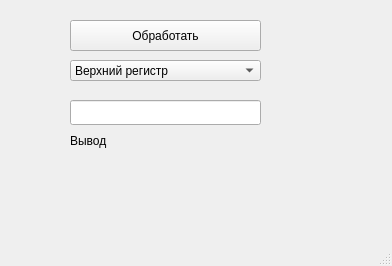
<?xml version="1.0" encoding="UTF-8"?>
<ui version="4.0">
 <class>MainWindow</class>
 <widget class="QMainWindow" name="MainWindow">
  <property name="geometry">
   <rect>
    <x>0</x>
    <y>0</y>
    <width>392</width>
    <height>266</height>
   </rect>
  </property>
  <property name="windowTitle">
   <string>MainWindow</string>
  </property>
  <widget class="QWidget" name="centralwidget">
   <widget class="QLineEdit" name="inputLineEdit">
    <property name="geometry">
     <rect>
      <x>70</x>
      <y>100</y>
      <width>191</width>
      <height>25</height>
     </rect>
    </property>
   </widget>
   <widget class="QPushButton" name="processButton">
    <property name="geometry">
     <rect>
      <x>70</x>
      <y>20</y>
      <width>191</width>
      <height>31</height>
     </rect>
    </property>
    <property name="text">
     <string>Обработать</string>
    </property>
   </widget>
   <widget class="QLabel" name="resultLabel">
    <property name="geometry">
     <rect>
      <x>70</x>
      <y>130</y>
      <width>181</width>
      <height>21</height>
     </rect>
    </property>
    <property name="text">
     <string>Вывод</string>
    </property>
   </widget>
   <widget class="QComboBox" name="modeComboBox">
    <property name="geometry">
     <rect>
      <x>70</x>
      <y>60</y>
      <width>191</width>
      <height>21</height>
     </rect>
    </property>
    <item>
     <property name="text">
      <string>Верхний регистр</string>
     </property>
    </item>
    <item>
     <property name="text">
      <string>Нижний регистр</string>
     </property>
    </item>
    <item>
     <property name="text">
      <string>Инвертирование</string>
     </property>
    </item>
    <item>
     <property name="text">
      <string>Удаление пробелов</string>
     </property>
    </item>
   </widget>
  </widget>
  <widget class="QMenuBar" name="menubar">
   <property name="geometry">
    <rect>
     <x>0</x>
     <y>0</y>
     <width>392</width>
     <height>22</height>
    </rect>
   </property>
  </widget>
  <widget class="QStatusBar" name="statusbar"/>
 </widget>
 <resources/>
 <connections/>
</ui>
